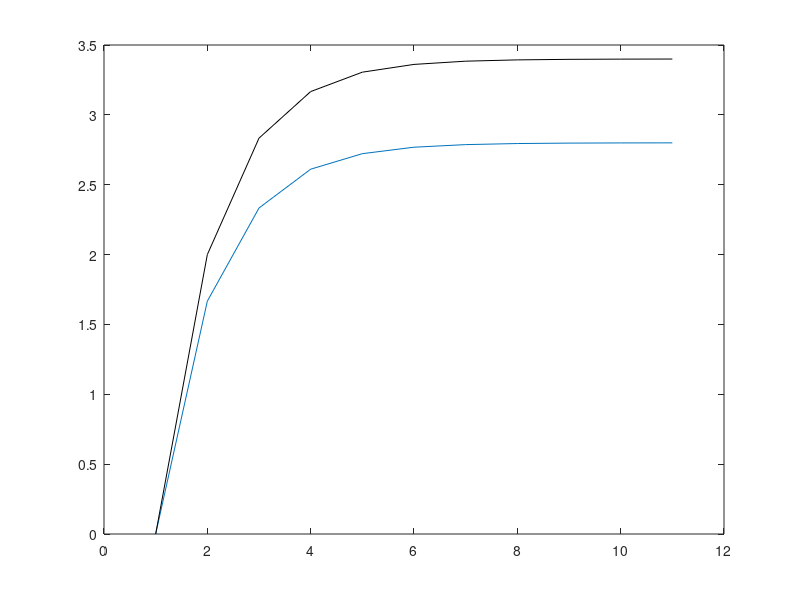
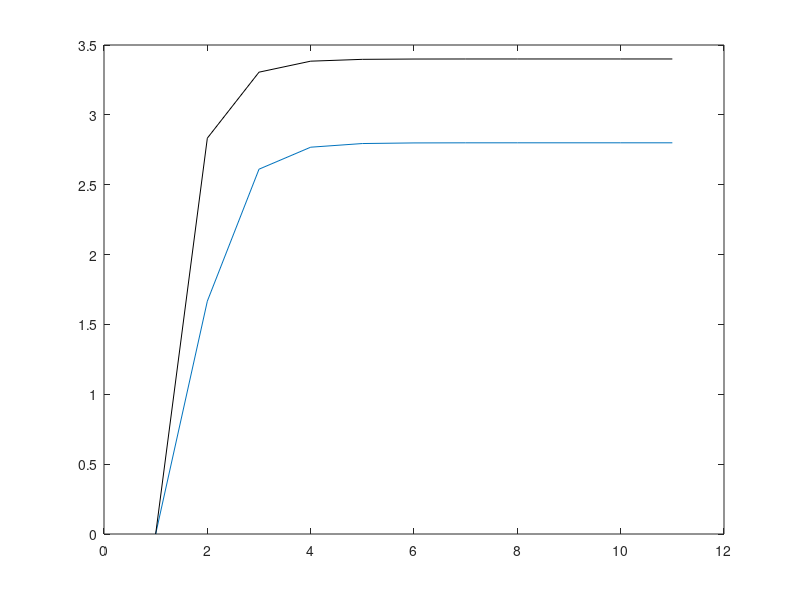

The MATLAB script that drew these images, in order:
%Jacobi F18
clear all
close all

R1 = @(v) (5 + v)/3;  %2*v - 4; %
R2 = @(u) (4 + u)/2;  %3*u - 5;  %

uJ(1) = 0;
vJ(1) = 0;
uGS(1) = 0;
vGS(1) = 0;

N = 10;

for k = 1:N
uJ(k+1) = R1(vJ(k));
vJ(k+1) = R2(uJ(k));

uGS(k+1) = R1(vGS(k));
vGS(k+1) = R2(uGS(k+1));
end

errorJ = [uJ(k+1) - 2.8, vJ(k+1) - 3.4];
nerrorJ = max(abs(errorJ))
plot(uJ)
hold on
plot(vJ,'k')

figure

errorGS = [uGS(k+1) - 2.8, vGS(k+1) - 3.4];
nerrorGS = max(abs(errorGS))
plot(uGS)
hold on
plot(vGS,'k')

format compact
format long

uJ(k+1)
vJ(k+1)

uGS(k+1)
vGS(k+1)